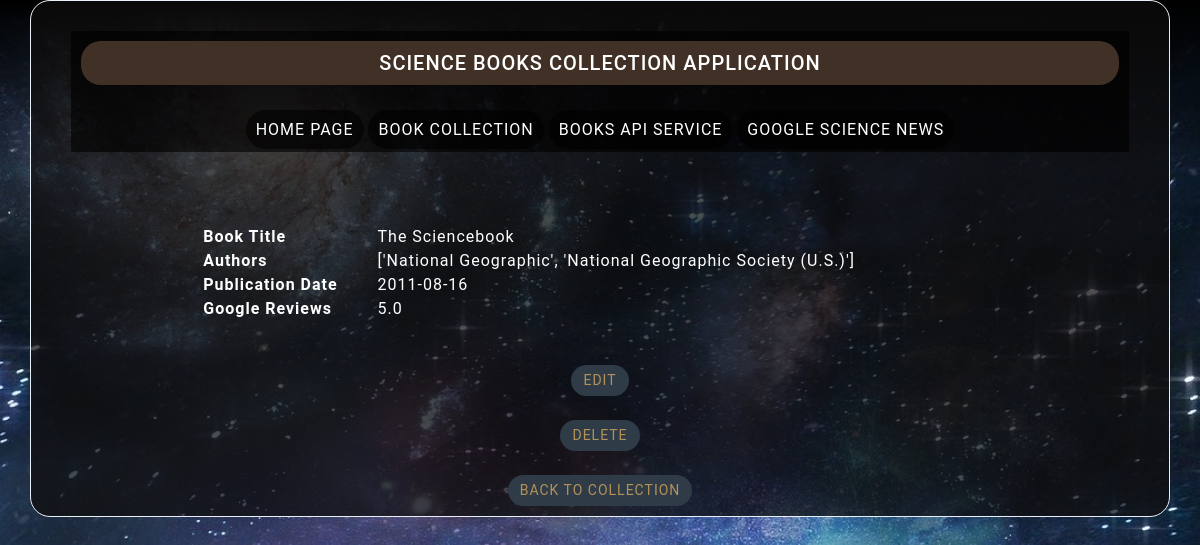
Page /Collection/2/Details/ on the committed database.
### ScienceBooks/models.py (models this page shows, shortened)
class Book(models.Model):
    title = models.CharField(max_length=200)
    authors = models.CharField(max_length=200, blank=True)
    publication_date = models.CharField(max_length=50, default=None, blank=True)
    google_reviews = models.CharField(max_length=3, default=None, blank=True)
    Books = models.Manager()

### ScienceBooks/views.py (the view)
# urls.py: path('Collection/<int:pk>/Details/', views.details_book, name='bookDetails'),    # get details for a single book
def details_book(request, pk):
    pk = int(pk)                               #Casts value of pk to an int so it's in the proper form
    book = get_object_or_404(Book, pk=pk)      #Gets single instance of the book from the database
    context={'book':book}                      #Creates dictionary object to pass the book object
    return render(request, 'ScienceBooks/books_details.html', context)

### templates/ScienceBooks/books_details.html
{% extends 'ScienceBooks/books_base.html' %}
{% load static %}
{% block templatecontent %}
<section>
    <br/><br/>
    <div class="flex-container footy">
        <table>
            <tr>
                <th>Book Title</th>
                <td>{{book.title}}</td>
            </tr>
            <tr>
                <th>Authors</th>
                <td>{{book.authors}}</td>
            </tr>
            <tr>
                <th>Publication Date</th>
                <td>{{book.publication_date}}</td>
            </tr>
            <tr>
                <th>Google Reviews</th>
                <td>{{book.google_reviews}}</td>
            </tr>
        </table>
        <br/>
        <button class="primary-bright-button" type="button" onclick=" location.href='{% url 'editBook' pk=book.pk %}'">Edit</button>
        <br/>
        <button class="primary-bright-button" type="button" onclick="location.href='{% url 'deleteBook' pk=book.pk %}'">Delete</button>
        <br/>
        <button class="primary-bright-button" type="button" onclick=" location.href='{% url 'listBooks' %}'">Back to Collection</button>
    </div>
</section>
{% endblock %}

### static/css/styles.css (style rules this page uses)
:root { --midtone: #8D7148; --neutral: #B49159; --contrast: #403025; --standout: #2F3C48; --highlight: #f7c552; --banner: #f89624; --dark: #232323; --footer: #675036; --lightGray: #E8EFF6; }
body { background: linear-gradient(180deg, black, transparent 20%), linear-gradient(360deg, #000, transparent 20%), #090c1f url(/static/images/space.jpg) no-repeat center center fixed; background-size: cover; background-repeat: no-repeat; background-position: center center; background-attachment: fixed; max-height: 100%; margin: 0; overflow: scroll; }
* { margin: 0; padding: 0; font-family: 'Roboto', arial, sans-serif; }
.primary-bright-button { background-color: var(--standout); color: var(--neutral); display: inline-block; font-size: 14px; padding:5px 12px 5px 12px; letter-spacing: 1px; text-decoration: none; border-radius: 20px; border: none; margin-top:3px; text-transform: uppercase; }
.footy button { display: flex; justify-content: center; margin: auto; }
.footy table { width: 75%; align: center; margin: 20px auto; border: 40px 20px 10px 20px; }

### rows in the picture
Book: title "The Sciencebook", authors "['National Geographic', 'National Geographic Society (U.S.)']", publication_date "2011-08-16", google_reviews "5.0"
